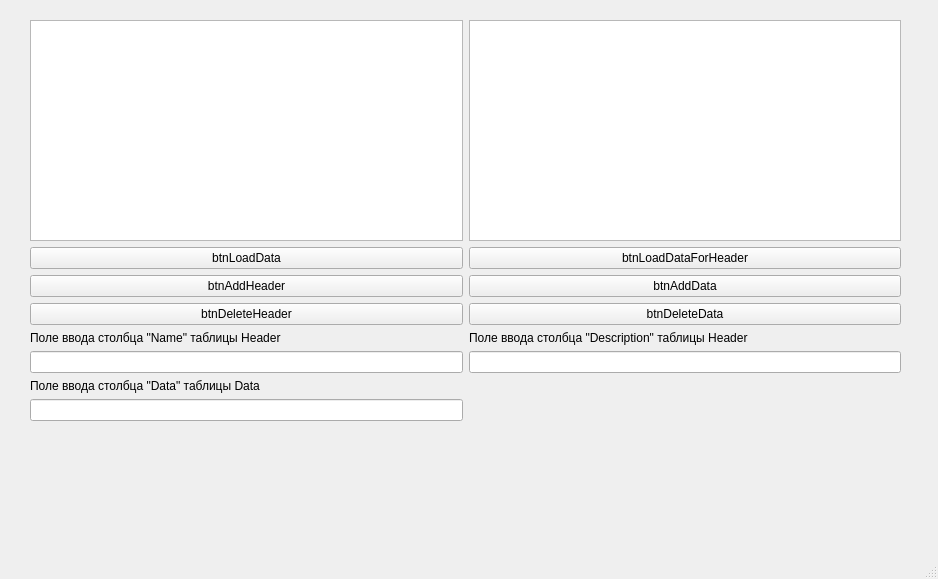
<?xml version="1.0" encoding="UTF-8"?>
<ui version="4.0">
 <class>MainWindow</class>
 <widget class="QMainWindow" name="MainWindow">
  <property name="geometry">
   <rect>
    <x>0</x>
    <y>0</y>
    <width>938</width>
    <height>579</height>
   </rect>
  </property>
  <property name="windowTitle">
   <string>MainWindow</string>
  </property>
  <widget class="QWidget" name="centralwidget">
   <widget class="QWidget" name="layoutWidget">
    <property name="geometry">
     <rect>
      <x>30</x>
      <y>20</y>
      <width>871</width>
      <height>401</height>
     </rect>
    </property>
    <layout class="QGridLayout" name="gridLayout">
     <item row="3" column="0">
      <widget class="QPushButton" name="btnDeleteHeader">
       <property name="text">
        <string>btnDeleteHeader</string>
       </property>
      </widget>
     </item>
     <item row="3" column="1">
      <widget class="QPushButton" name="btnDeleteData">
       <property name="text">
        <string>btnDeleteData</string>
       </property>
      </widget>
     </item>
     <item row="1" column="0">
      <widget class="QPushButton" name="btnLoadData">
       <property name="text">
        <string>btnLoadData</string>
       </property>
      </widget>
     </item>
     <item row="1" column="1">
      <widget class="QPushButton" name="btnLoadDataForHeader">
       <property name="text">
        <string>btnLoadDataForHeader</string>
       </property>
      </widget>
     </item>
     <item row="9" column="0">
      <widget class="QLineEdit" name="lineEditData"/>
     </item>
     <item row="0" column="1">
      <widget class="QTableView" name="tableViewData"/>
     </item>
     <item row="2" column="1">
      <widget class="QPushButton" name="btnAddData">
       <property name="text">
        <string>btnAddData</string>
       </property>
      </widget>
     </item>
     <item row="5" column="0">
      <widget class="QLineEdit" name="lineEditHeaderName"/>
     </item>
     <item row="2" column="0">
      <widget class="QPushButton" name="btnAddHeader">
       <property name="text">
        <string>btnAddHeader</string>
       </property>
      </widget>
     </item>
     <item row="4" column="0">
      <widget class="QLabel" name="label">
       <property name="text">
        <string>Поле ввода столбца &quot;Name&quot; таблицы Header</string>
       </property>
      </widget>
     </item>
     <item row="0" column="0">
      <widget class="QTableView" name="tableViewHeaders"/>
     </item>
     <item row="8" column="0">
      <widget class="QLabel" name="label_3">
       <property name="text">
        <string>Поле ввода столбца &quot;Data&quot; таблицы Data</string>
       </property>
      </widget>
     </item>
     <item row="4" column="1">
      <widget class="QLabel" name="label_2">
       <property name="text">
        <string>Поле ввода столбца &quot;Description&quot; таблицы Header</string>
       </property>
      </widget>
     </item>
     <item row="5" column="1">
      <widget class="QLineEdit" name="lineEditHeaderDescription"/>
     </item>
    </layout>
   </widget>
  </widget>
  <widget class="QMenuBar" name="menubar">
   <property name="geometry">
    <rect>
     <x>0</x>
     <y>0</y>
     <width>938</width>
     <height>21</height>
    </rect>
   </property>
  </widget>
  <widget class="QStatusBar" name="statusbar"/>
 </widget>
 <resources/>
 <connections/>
</ui>
